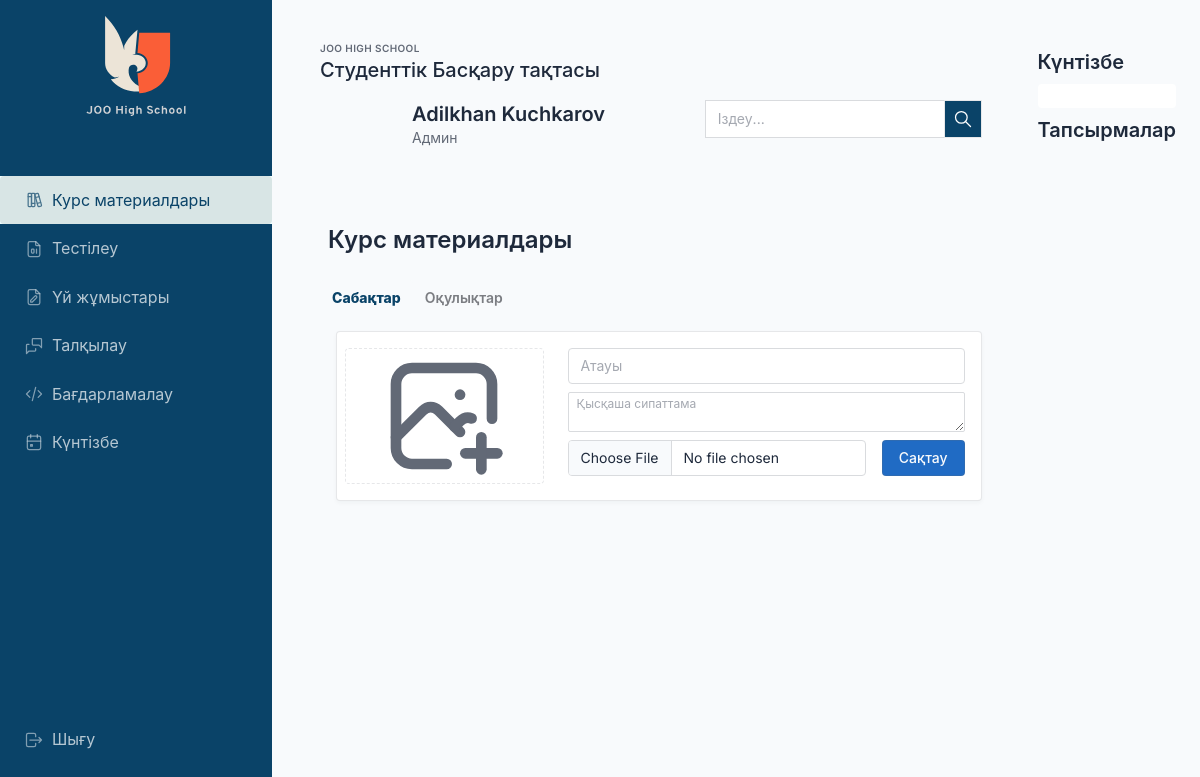
/ (signed in), run on an earlier commit of the app's database.
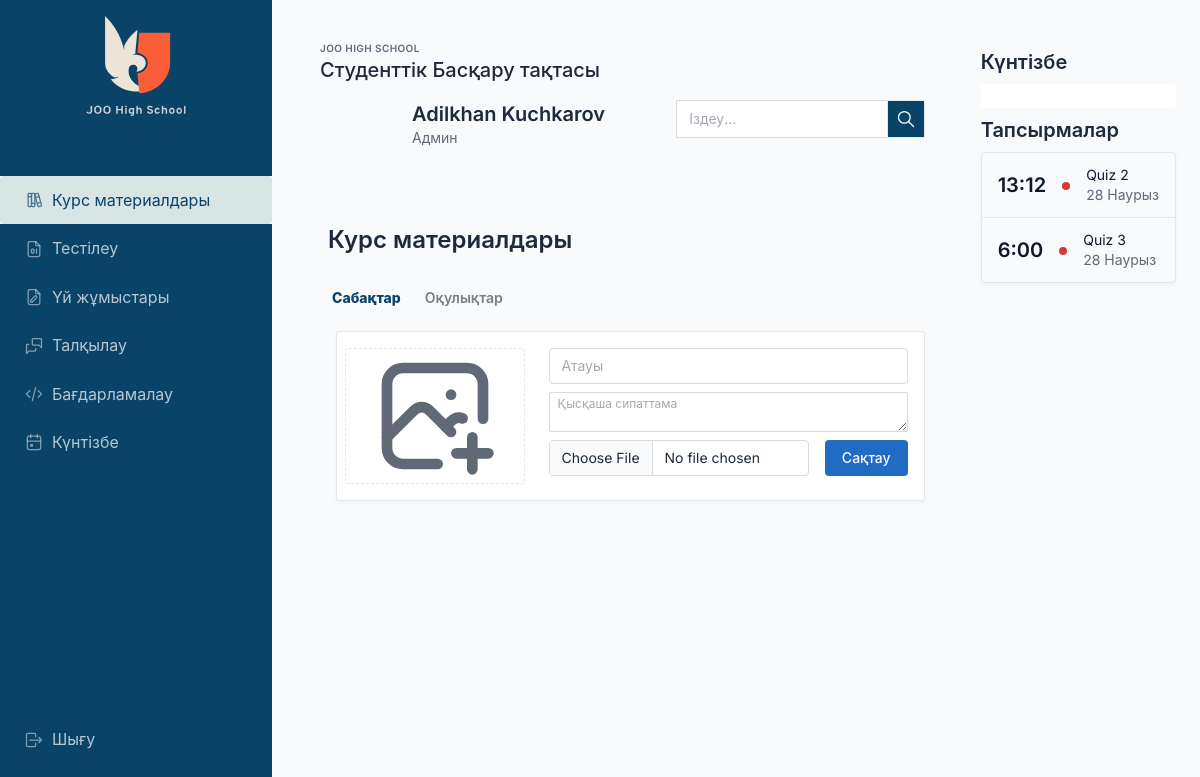
And on a later commit of the database.
### calendarapp/models/event.py (models this page shows, shortened)
class Event(EventAbstract):
    title = models.CharField(max_length=200, unique=True)
    description = models.TextField(null=True, blank=True)
    start_time = models.DateTimeField()
    end_time = models.DateTimeField(null=True, blank=True)
    url = models.CharField(max_length=256, blank=True, null=True)
    objects = EventManager()

### diploma_backend/views.py (the view)
# urls.py: path("", DashboardView.as_view(), name="dashboard"),
class DashboardView(LoginRequiredMixin, View):
    login_url = "users:signin"
    template_name = "diploma_backend/dashboard.html"
    def get(self, request, *args, **kwargs):
        book_form = LessonForm(initial={"type": "book"})
        lesson_form = LessonForm(initial={"type": "lesson"})
        lessons = Lesson.objects.filter(type="lesson")
        books = Lesson.objects.filter(type="book")
        events = Event.objects.get_all_events()
        running_events = Event.objects.get_running_events()
        latest_events = Event.objects.filter().order_by("-id")[:10]
        context = {
            "total_event": events.count(),
            "running_events": running_events,
            "latest_events": latest_events,
            "lessons": lessons,
            "books": books,
            "book_form": book_form,
            "lesson_form": lesson_form,
        }
        return render(request, self.template_name, context)

### diploma_backend/forms.py
class LessonForm(forms.ModelForm):
    type = forms.CharField(widget=forms.TextInput(attrs={'hidden': 'true'}))
    title = forms.CharField(
        widget=forms.TextInput(attrs={'class': 'form-control form-control-sm', 'placeholder': 'Атауы'}))
    description = forms.CharField(widget=forms.Textarea(
        attrs={'class': 'form-control form-control-sm', 'id': 'add-lesson-textarea', 'rows': 2,
               'placeholder': 'Қысқаша сипаттама'}), required=False)
    document = forms.FileField(
        widget=forms.FileInput(attrs={'class': 'form-control', 'placeholder': 'Файл'}))
    class Meta:
        model = Lesson
        fields = ['title', 'description', 'type', 'document', 'banner']

### calendarapp/models/event.py (called while the page is built)
    def get_all_events(self):
        events = Event.objects.filter(is_active=True, is_deleted=False)
        return events

    def get_running_events(self):
        running_events = Event.objects.filter(
            is_active=True,
            is_deleted=False,
            end_time__gte=datetime.now().date(),
        ).order_by("start_time")
        return running_events

### quiz_apps/quiz/templatetags/quiz_tags.py (called while the page is built)
@register.filter(name='has_group')
def has_group(user, group_name):
    return user.groups.filter(name=group_name).exists()

### templates/diploma_backend/dashboard.html (shortened to what this page needs)
{% extends 'base/content.html' %}
{% load quiz_tags %}
{% load static %}
{% block body %}
    <h1 class="py-3 px-2">Курс материалдары</h1>
    <ul class="nav nav-tabs">
        <li class="nav-item">
            <a href="#tab-lessons" class="nav-link active">
                Сабақтар
            </a>
        </li>
        <li class="nav-item">
            <a href="#tab-books" class="nav-link">
                Оқулықтар</a>
        </li>
    </ul>
    <div class="card-body">
        <div class="tab-content">
            <div class="tab-pane active" id="tab-lessons">
                {% include 'diploma_backend/partials/lessons-form.html' %}
            </div>
        </div>
    </div>
{% endblock %}

### templates/base/content.html (shortened to what the changed rows need)
{% extends 'base/base.html' %}
{% load static %}
{% load humanize %}
{% load quiz_tags %}
{% block content %}
    <div class="wrapper">
        <aside class="navbar navbar-vertical navbar-expand-lg navbar-dark">
            <div class="container-fluid">
                <h1 class="navbar-brand navbar-brand-autodark">
                    <a href="/">
                        <img src="{% static 'images/logo-light.svg' %}" width="110" height="110" alt="Tabler"
                             class="navbar-brand-image">
                    </a>
                </h1>
            </div>
        </aside>
        <div class="page-wrapper">
            <div class="page-body">
                <div class="container-fluid">
                    <div class="row">
                        <div class="col px-4">
                            <div class="page-header d-print-none">
                                <div class="row align-items-center">
                                    <div class="col">
                                        <h2 class="page-title">
                                            Студенттік Басқару тақтасы
                                        </h2>
                                    </div>
                                </div>
                            </div>
                            <div class="col">
                                <div class="">
                                    <div class="card-body">
                                        <div class="row g-3 align-items-start">
                                            <div class="col">
                                                <h2 class="m-0">
                                                    <a href="{% url 'users:profile' user.profile.id %}">{{ user.first_name }} {{ user.last_name }}</a>
                                                </h2>
                                            </div>
                                        </div>
                                    </div>
                                </div>
                            </div>
                            <div class="col mt-4">
                                {% block body %}
                                {% endblock %}
                            </div>
                        </div>
                        <div class="col-auto right-sidebar d-none d-md-block">
                            <h2>Күнтізбе</h2>
                            <h2 class="mt-2">Тапсырмалар</h2>
                            <div class="card tasks">
                                {% for event in running_events %}
                                    <div class="list-group-item">
                                        <div class="row align-items-center">
                                            <div class="col-auto">
                                                <h2 class="text-reset mb-0">{{ event.end_time|date:"G:i" }}</h2>
                                            </div>
                                            <div class="col-auto"><span class="badge bg-red"></span></div>
                                            <div class="col text-truncate">
                                                <a href="{% if event.url %}{{ event.url }}{% else %}#{% endif %}"
                                                   class="text-reset d-block">{{ event.title }}</a>
                                                <div class="d-block text-muted text-truncate mt-n1">{{ event.end_time|date:"d F" }}</div>
                                            </div>
                                        </div>
                                    </div>
                                {% endfor %}
                            </div>
                        </div>
                    </div>
                </div>
            </div>
        </div>
    </div>
{% endblock %}

What changed in the data, as far as the page shows it:
added Event: end_time "13:12", title "Quiz 2", end_time "28 Наурыз"
added Event: end_time "6:00", title "Quiz 3", end_time "28 Наурыз"
